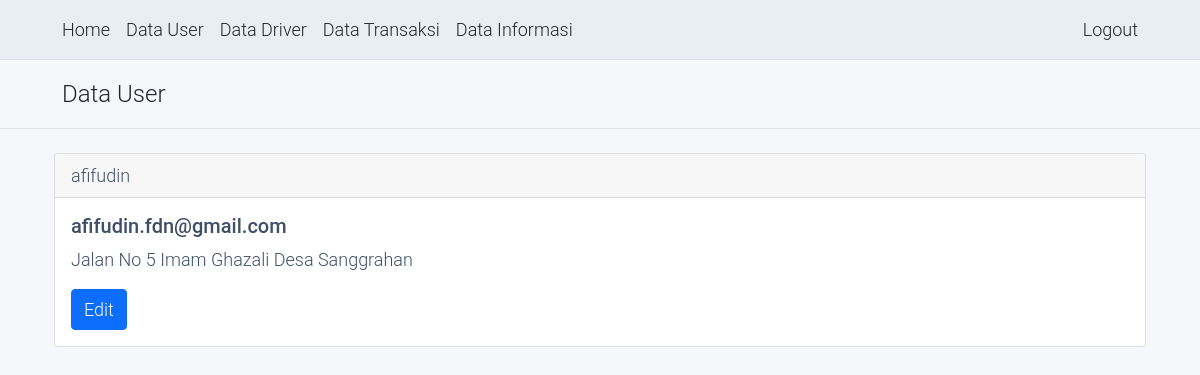
The page /admin-user.php (signed in) on the database as committed earlier.
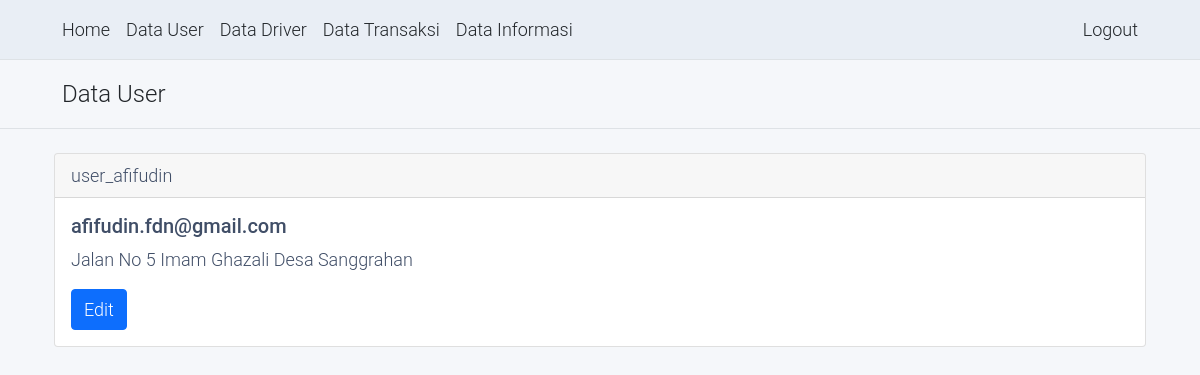
The same page on the database as committed later.
### tables this page shows
CREATE TABLE `users` (
  `username` varchar(20) NOT NULL,
  `password` varchar(20) NOT NULL,
  `firstname` varchar(20) NOT NULL,
  `lastname` varchar(20) NOT NULL,
  `email` varchar(50) NOT NULL,
  `nohp` char(12) NOT NULL,
  `address` varchar(255) NOT NULL,
  `is_order` tinyint(1) NOT NULL DEFAULT 0
);

### services/admin/fetch_user_service.php (called while the page is built)
<?php
require('./services/db_service.php');
try {
  $users = mysqli_query($conn, "select * from users");
} catch (\Throwable $th) {
  echo "<SCRIPT>alert('Users gagal di dapatkan');window.location='./index.php'</SCRIPT>";
  return;
}

### admin-user.php (the view, shortened to what this page needs)
<?php
require('./components/header.php');
require('./services/admin/fetch_user_service.php');
?>
<body>
  <?php
  require('./components/navigation.php');
  ?>
  <header class="py-3 mb-4 border-bottom">
    <div class="container">
      <a class="px-2 text-dark text-decoration-none">
        <span class="fs-4">Data User</span>
      </a>
    </div>
  </header>
  <div class="container px-4">
    <?php
    foreach ($users as $user) {
      $username = $user['username'];
      $email = $user['email'];
      $address = $user['address'];
      echo "
      <div class='card mb-2'>
        <div class='card-header'>
          $username
        </div>
        <div class='card-body'>
          <h5 class='card-title'>$email</h5>
          <p class='card-text'>$address</p>
          <a href='./admin-user-edit.php?username=$username' class='btn btn-primary'>Edit</a>
        </div>
      </div>
      ";
    }
    ?>
  </div>
</body>
<?php
require('./components/footer.php');
?>

Rows that differ between the two databases and show on the page:
removed users: username "afifudin", email "afifudin.fdn@gmail.com", address "Jalan No 5 Imam Ghazali Desa Sanggrahan"
added users: username "user_afifudin", email "afifudin.fdn@gmail.com", address "Jalan No 5 Imam Ghazali Desa Sanggrahan"
